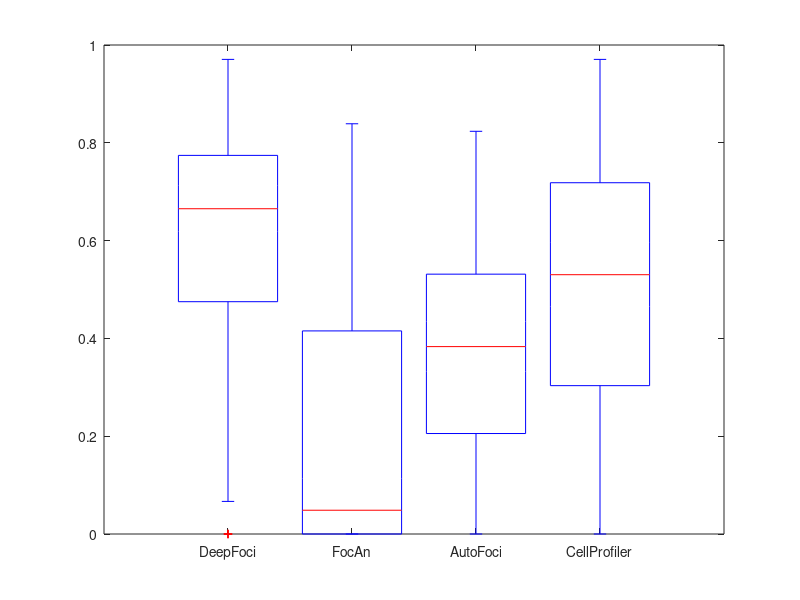

The MATLAB script that drew this image: (Note: this script raises an error after producing the figure.)
clc;clear all;close all;

% focan=(focan+0.17);
% focan(focan==0.17)=focan(focan==0.17).*rand(size(focan(focan==0.17)));
% focan(focan>1)=1;

% celprofiler=(celprofiler-0.04);
% celprofiler(celprofiler<0)=0;


load('res_deepfoci.mat','dice_res_ja','dice_res_jarda','dice_ja_jarda')

deep_foci=(dice_res_ja+dice_res_jarda)/2;




load('opt_res_focan.mat','tmp')

dice_res_ja=tmp{1};
dice_res_jarda=tmp{2};
dice_ja_jarda=tmp{3};

focan=(dice_res_ja+dice_res_jarda)/2;



load('opt_res.mat','tmp')

dice_res_ja=tmp{1};
dice_res_jarda=tmp{2};
dice_ja_jarda=tmp{3};

autofoci=(dice_res_ja+dice_res_jarda)/2;




load('opt_res_cellprofiler.mat','tmp')

dice_res_ja=tmp{1};
dice_res_jarda=tmp{2};
dice_ja_jarda=tmp{3};

celprofiler=(dice_res_ja+dice_res_jarda)/2;



X=[deep_foci,focan,autofoci,celprofiler];

g=[1*ones(size(deep_foci)),2*ones(size(focan)),3*ones(size(autofoci)),4*ones(size(celprofiler))];


boxplot(X,g)

xticklabels({'DeepFoci','FocAn','AutoFoci','CellProfiler'})


mkdir('../../resxxx')

print_png_eps_svg_fig('../../resxxx/boxplot_comparemethods')


